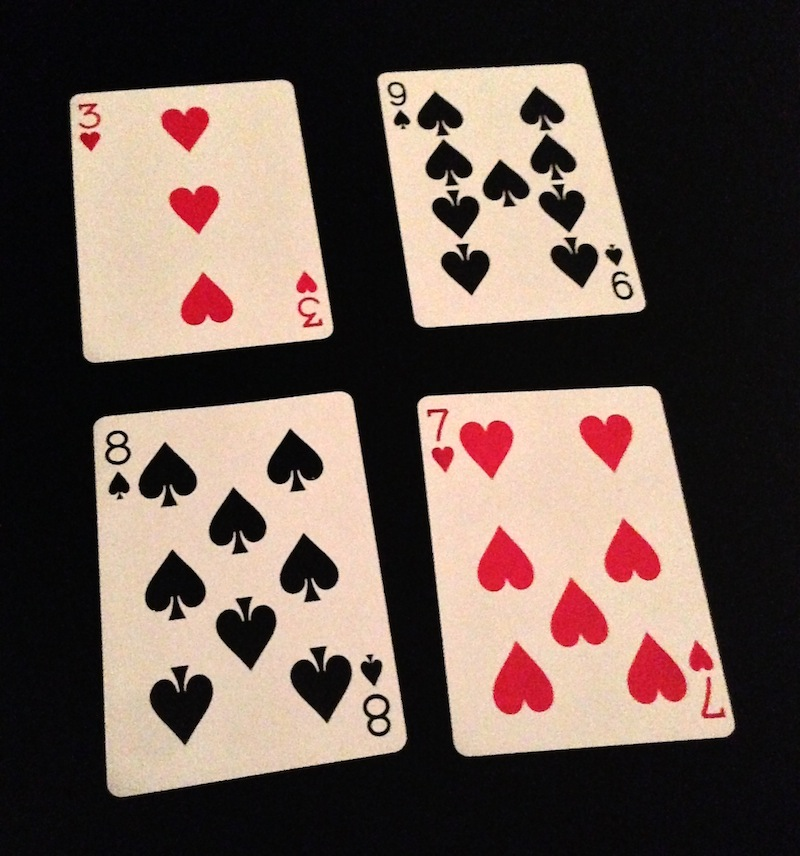
#> input picture test.jpg, 800 x 856 px
$ python -i card_img.py   (imports and definitions only)
#> lines starting #> are read from the running program, lines starting #| are printed output that depends on the picture; after the words box and inside, x2 and y2 are one past the last pixel; in counts of white or black regions, pixels touching at a corner belong together
#> further down, picture is the input picture: shape (856, 800, 3); mean B, G, R 79.1, 86.9, 103.7
"""
Card Recognition using OpenCV
Code from the blog post
http://arnab.org/blog/so-i-suck-24-automating-card-games-using-opencv-and-python

Usage:

  ./card_img.py filename num_cards training_image_filename training_labels_filename num_training_cards

Example:
  ./card_img.py test.JPG 4 train.png train.tsv 56

Note: The recognition method is not very robust; please see SIFT / SURF for a good algorithm.

"""

import sys
import numpy as np
sys.path.insert(0, "/usr/local/lib/python2.7/site-packages/")
import cv2


###############################################################################
# Utility code from
# http://git.io/vGi60A
# Thanks to author of the sudoku example for the wonderful blog posts!
###############################################################################

# [13 lines left out: function rectify, not called in this run]

###############################################################################
# Image Matching
###############################################################################
def preprocess(img):
    gray = cv2.cvtColor(img,cv2.COLOR_BGR2GRAY)
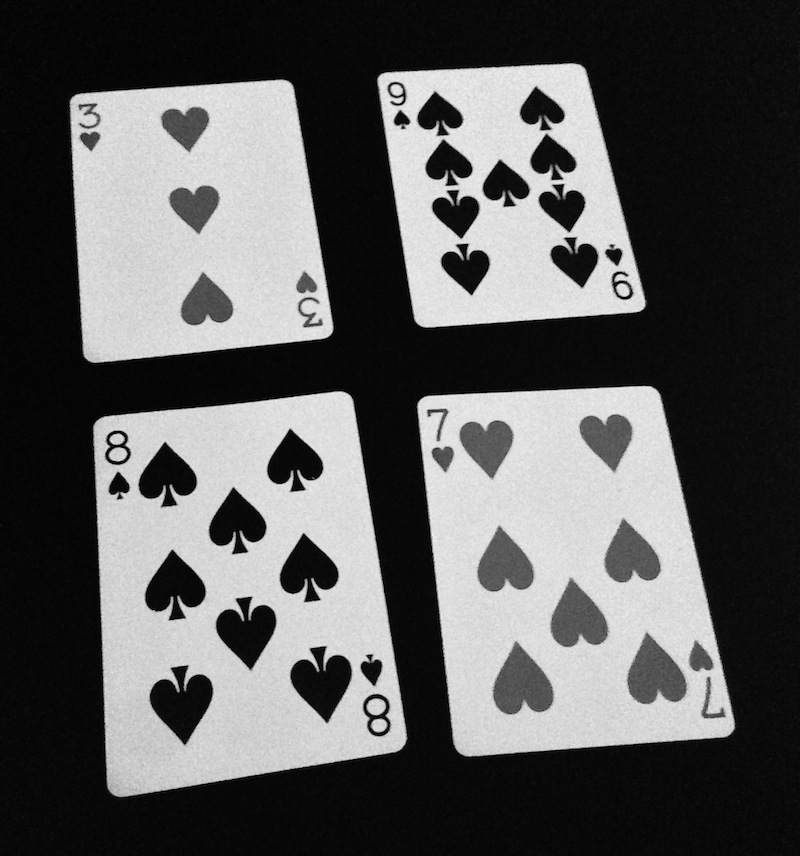
#> gray: shape (856, 800); min 0, max 244, mean 91.1
    blur = cv2.GaussianBlur(gray,(5,5),2 )
    thresh = cv2.adaptiveThreshold(blur,255,1,1,11,1)
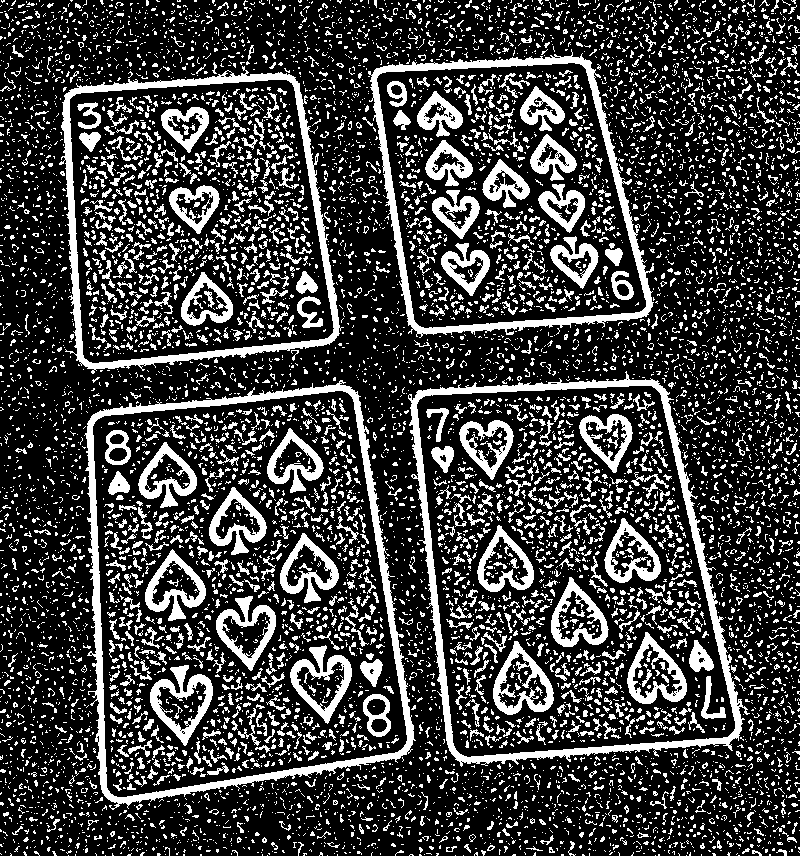
#> thresh: shape (856, 800); 24.6% white; 9263 white regions (7768 under 20 px), largest, box (x1, y1, x2, y2) and area: (84, 380, 416, 810) 9435, (408, 371, 750, 767) 9171, (59, 66, 344, 374) 7329
    return thresh

# [7 lines left out: function imgdiff, not called in this run]

def find_closest_card(training,img):
    features = preprocess(img)
    return sorted(training.values(), key=lambda x:imgdiff(x[1],features))[0][0]


###############################################################################
# Card Extraction
###############################################################################
# [43 lines left out: functions getCards, get_training, not called in this run]


# [29 lines not run here, left out]

>>> import cv2
>>> picture = cv2.imread('test.jpg')
>>> result = preprocess(picture)
